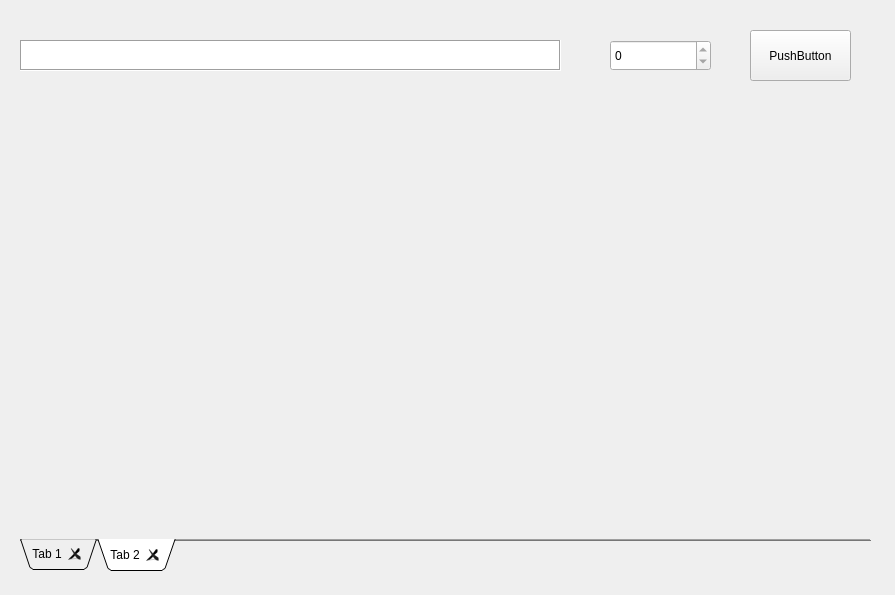
<?xml version="1.0" encoding="UTF-8"?>
<ui version="4.0">
 <class>MainWindow</class>
 <widget class="QMainWindow" name="MainWindow">
 <property name="windowModality">
  <enum>Qt::NonModal</enum>
 </property>
 <property name="geometry">
  <rect>
   <x>0</x>
   <y>0</y>
   <width>895</width>
   <height>595</height>
  </rect>
 </property>
 <property name="windowTitle">
  <string>MainWindow</string>
 </property>
 <property name="tabShape">
  <enum>QTabWidget::Rounded</enum>
 </property>
 <property name="dockNestingEnabled">
  <bool>false</bool>
 </property>
 <widget class="QWidget" name="centralWidget">
  <widget class="QTextBrowser" name="textBrowser">
   <property name="geometry">
    <rect>
     <x>20</x>
     <y>40</y>
     <width>541</width>
     <height>31</height>
    </rect>
   </property>
   <property name="frameShape">
    <enum>QFrame::Box</enum>
   </property>
   <property name="frameShadow">
    <enum>QFrame::Sunken</enum>
   </property>
   <property name="verticalScrollBarPolicy">
    <enum>Qt::ScrollBarAlwaysOff</enum>
   </property>
   <property name="horizontalScrollBarPolicy">
    <enum>Qt::ScrollBarAlwaysOff</enum>
   </property>
   <property name="readOnly">
    <bool>true</bool>
   </property>
  </widget>
  <widget class="QPushButton" name="pushButton">
   <property name="geometry">
    <rect>
     <x>750</x>
     <y>30</y>
     <width>101</width>
     <height>51</height>
    </rect>
   </property>
   <property name="text">
    <string>PushButton</string>
   </property>
   <property name="checkable">
    <bool>false</bool>
   </property>
   <property name="checked">
    <bool>false</bool>
   </property>
   <property name="autoDefault">
    <bool>false</bool>
   </property>
   <property name="default">
    <bool>false</bool>
   </property>
   <property name="flat">
    <bool>false</bool>
   </property>
  </widget>
  <widget class="QSpinBox" name="spinBox">
   <property name="enabled">
    <bool>true</bool>
   </property>
   <property name="geometry">
    <rect>
     <x>610</x>
     <y>40</y>
     <width>101</width>
     <height>31</height>
    </rect>
   </property>
   <property name="mouseTracking">
    <bool>false</bool>
   </property>
   <property name="focusPolicy">
    <enum>Qt::WheelFocus</enum>
   </property>
   <property name="acceptDrops">
    <bool>false</bool>
   </property>
   <property name="wrapping">
    <bool>false</bool>
   </property>
   <property name="frame">
    <bool>true</bool>
   </property>
   <property name="readOnly">
    <bool>true</bool>
   </property>
   <property name="buttonSymbols">
    <enum>QAbstractSpinBox::UpDownArrows</enum>
   </property>
   <property name="accelerated">
    <bool>false</bool>
   </property>
  </widget>
  <widget class="QTabWidget" name="tabWidget">
   <property name="enabled">
    <bool>true</bool>
   </property>
   <property name="geometry">
    <rect>
     <x>20</x>
     <y>80</y>
     <width>851</width>
     <height>491</height>
    </rect>
   </property>
   <property name="font">
    <font>
     <weight>50</weight>
     <bold>false</bold>
     <kerning>true</kerning>
    </font>
   </property>
   <property name="cursor">
    <cursorShape>ArrowCursor</cursorShape>
   </property>
   <property name="mouseTracking">
    <bool>true</bool>
   </property>
   <property name="acceptDrops">
    <bool>false</bool>
   </property>
   <property name="layoutDirection">
    <enum>Qt::LeftToRight</enum>
   </property>
   <property name="autoFillBackground">
    <bool>false</bool>
   </property>
   <property name="tabPosition">
    <enum>QTabWidget::South</enum>
   </property>
   <property name="tabShape">
    <enum>QTabWidget::Triangular</enum>
   </property>
   <property name="currentIndex">
    <number>1</number>
   </property>
   <property name="usesScrollButtons">
    <bool>false</bool>
   </property>
   <property name="documentMode">
    <bool>true</bool>
   </property>
   <property name="tabsClosable">
    <bool>true</bool>
   </property>
   <property name="movable">
    <bool>false</bool>
   </property>
   <widget class="QWidget" name="tab">
    <attribute name="title">
     <string>Tab 1</string>
    </attribute>
   </widget>
   <widget class="QWidget" name="tab_2">
    <attribute name="title">
     <string>Tab 2</string>
    </attribute>
   </widget>
  </widget>
 </widget>
</widget>
<layoutdefault spacing="6" margin="11"/>
<resources/>
<connections/>
</ui>
